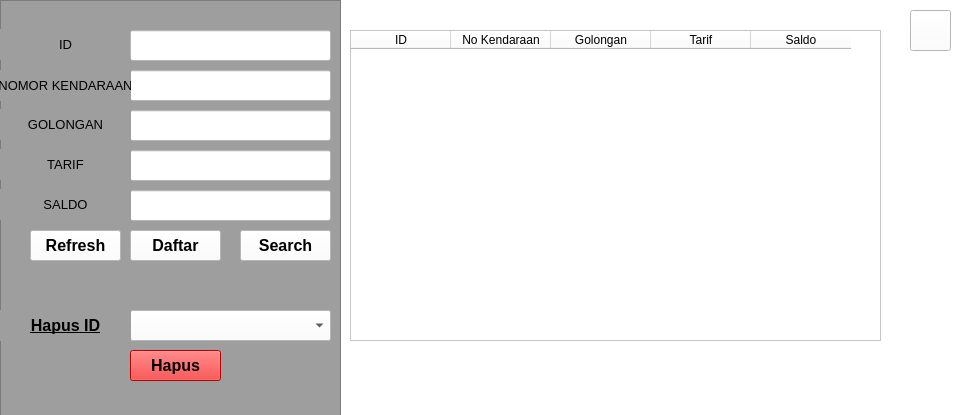
<?xml version="1.0" encoding="UTF-8"?>
<ui version="4.0">
 <class>CardForm</class>
 <widget class="QWidget" name="CardForm">
  <property name="geometry">
   <rect>
    <x>0</x>
    <y>0</y>
    <width>955</width>
    <height>415</height>
   </rect>
  </property>
  <property name="windowTitle">
   <string>Card Manager</string>
  </property>
  <property name="styleSheet">
   <string notr="true">QWidget{
background-color: rgb(255, 255, 255);
}
QLineEdit{
background-color: rgb(255, 255, 255);
}
QLabel{
background-color: rgb(158,158,158);
}</string>
  </property>
  <widget class="QLabel" name="label">
   <property name="geometry">
    <rect>
     <x>0</x>
     <y>29</y>
     <width>131</width>
     <height>31</height>
    </rect>
   </property>
   <property name="font">
    <font>
     <pointsize>10</pointsize>
    </font>
   </property>
   <property name="text">
    <string>ID</string>
   </property>
   <property name="alignment">
    <set>Qt::AlignCenter</set>
   </property>
  </widget>
  <widget class="QLineEdit" name="IDText">
   <property name="geometry">
    <rect>
     <x>130</x>
     <y>30</y>
     <width>201</width>
     <height>31</height>
    </rect>
   </property>
   <property name="text">
    <string/>
   </property>
   <property name="alignment">
    <set>Qt::AlignCenter</set>
   </property>
  </widget>
  <widget class="QLineEdit" name="NomorKendaraanText">
   <property name="geometry">
    <rect>
     <x>130</x>
     <y>70</y>
     <width>201</width>
     <height>31</height>
    </rect>
   </property>
   <property name="text">
    <string/>
   </property>
   <property name="alignment">
    <set>Qt::AlignCenter</set>
   </property>
  </widget>
  <widget class="QLabel" name="label_2">
   <property name="geometry">
    <rect>
     <x>0</x>
     <y>70</y>
     <width>131</width>
     <height>31</height>
    </rect>
   </property>
   <property name="font">
    <font>
     <pointsize>10</pointsize>
    </font>
   </property>
   <property name="text">
    <string>NOMOR KENDARAAN</string>
   </property>
   <property name="alignment">
    <set>Qt::AlignCenter</set>
   </property>
  </widget>
  <widget class="QLineEdit" name="GolonganText">
   <property name="geometry">
    <rect>
     <x>130</x>
     <y>110</y>
     <width>201</width>
     <height>31</height>
    </rect>
   </property>
   <property name="text">
    <string/>
   </property>
   <property name="alignment">
    <set>Qt::AlignCenter</set>
   </property>
  </widget>
  <widget class="QLabel" name="label_3">
   <property name="geometry">
    <rect>
     <x>0</x>
     <y>109</y>
     <width>131</width>
     <height>31</height>
    </rect>
   </property>
   <property name="font">
    <font>
     <pointsize>10</pointsize>
    </font>
   </property>
   <property name="text">
    <string>GOLONGAN</string>
   </property>
   <property name="alignment">
    <set>Qt::AlignCenter</set>
   </property>
  </widget>
  <widget class="QLineEdit" name="SaldoText">
   <property name="geometry">
    <rect>
     <x>130</x>
     <y>190</y>
     <width>201</width>
     <height>31</height>
    </rect>
   </property>
   <property name="text">
    <string/>
   </property>
   <property name="alignment">
    <set>Qt::AlignCenter</set>
   </property>
  </widget>
  <widget class="QLabel" name="label_5">
   <property name="geometry">
    <rect>
     <x>0</x>
     <y>189</y>
     <width>131</width>
     <height>31</height>
    </rect>
   </property>
   <property name="font">
    <font>
     <pointsize>10</pointsize>
    </font>
   </property>
   <property name="text">
    <string>SALDO</string>
   </property>
   <property name="alignment">
    <set>Qt::AlignCenter</set>
   </property>
  </widget>
  <widget class="QPushButton" name="SaveButton">
   <property name="geometry">
    <rect>
     <x>130</x>
     <y>230</y>
     <width>91</width>
     <height>31</height>
    </rect>
   </property>
   <property name="font">
    <font>
     <pointsize>12</pointsize>
     <weight>75</weight>
     <bold>true</bold>
    </font>
   </property>
   <property name="styleSheet">
    <string notr="true">background-color: rgb(255, 255, 255);</string>
   </property>
   <property name="text">
    <string>Daftar</string>
   </property>
   <property name="iconSize">
    <size>
     <width>70</width>
     <height>70</height>
    </size>
   </property>
  </widget>
  <widget class="QPushButton" name="HomeButton">
   <property name="geometry">
    <rect>
     <x>910</x>
     <y>10</y>
     <width>41</width>
     <height>41</height>
    </rect>
   </property>
   <property name="styleSheet">
    <string notr="true">background-color: rgb(255, 255, 255);</string>
   </property>
   <property name="text">
    <string/>
   </property>
   <property name="icon">
    <iconset>
     <normaloff>../../Users/arza0/Downloads/back.png</normaloff>../../Users/arza0/Downloads/back.png</iconset>
   </property>
   <property name="iconSize">
    <size>
     <width>40</width>
     <height>40</height>
    </size>
   </property>
  </widget>
  <widget class="QLineEdit" name="TarifText">
   <property name="geometry">
    <rect>
     <x>130</x>
     <y>150</y>
     <width>201</width>
     <height>31</height>
    </rect>
   </property>
   <property name="text">
    <string/>
   </property>
   <property name="alignment">
    <set>Qt::AlignCenter</set>
   </property>
  </widget>
  <widget class="QLabel" name="label_6">
   <property name="geometry">
    <rect>
     <x>0</x>
     <y>149</y>
     <width>131</width>
     <height>31</height>
    </rect>
   </property>
   <property name="font">
    <font>
     <pointsize>10</pointsize>
    </font>
   </property>
   <property name="text">
    <string>TARIF</string>
   </property>
   <property name="alignment">
    <set>Qt::AlignCenter</set>
   </property>
  </widget>
  <widget class="QTableWidget" name="tableWidget">
   <property name="geometry">
    <rect>
     <x>350</x>
     <y>30</y>
     <width>531</width>
     <height>311</height>
    </rect>
   </property>
   <property name="minimumSize">
    <size>
     <width>531</width>
     <height>0</height>
    </size>
   </property>
   <property name="maximumSize">
    <size>
     <width>531</width>
     <height>16777215</height>
    </size>
   </property>
   <column>
    <property name="text">
     <string>ID</string>
    </property>
   </column>
   <column>
    <property name="text">
     <string>No Kendaraan</string>
    </property>
   </column>
   <column>
    <property name="text">
     <string>Golongan</string>
    </property>
   </column>
   <column>
    <property name="text">
     <string>Tarif</string>
    </property>
   </column>
   <column>
    <property name="text">
     <string>Saldo</string>
    </property>
   </column>
  </widget>
  <widget class="QPushButton" name="SearchButton">
   <property name="geometry">
    <rect>
     <x>240</x>
     <y>230</y>
     <width>91</width>
     <height>31</height>
    </rect>
   </property>
   <property name="font">
    <font>
     <pointsize>12</pointsize>
     <weight>75</weight>
     <bold>true</bold>
    </font>
   </property>
   <property name="styleSheet">
    <string notr="true">background-color: rgb(255, 255, 255);</string>
   </property>
   <property name="text">
    <string>Search</string>
   </property>
   <property name="iconSize">
    <size>
     <width>70</width>
     <height>70</height>
    </size>
   </property>
  </widget>
  <widget class="QComboBox" name="comboBox">
   <property name="geometry">
    <rect>
     <x>130</x>
     <y>310</y>
     <width>201</width>
     <height>31</height>
    </rect>
   </property>
   <property name="styleSheet">
    <string notr="true">background-color: rgb(255, 255, 255);</string>
   </property>
  </widget>
  <widget class="QLabel" name="label_7">
   <property name="geometry">
    <rect>
     <x>0</x>
     <y>310</y>
     <width>131</width>
     <height>31</height>
    </rect>
   </property>
   <property name="font">
    <font>
     <pointsize>12</pointsize>
     <weight>75</weight>
     <bold>true</bold>
     <underline>true</underline>
     <kerning>true</kerning>
    </font>
   </property>
   <property name="mouseTracking">
    <bool>false</bool>
   </property>
   <property name="layoutDirection">
    <enum>Qt::LeftToRight</enum>
   </property>
   <property name="text">
    <string>Hapus ID</string>
   </property>
   <property name="alignment">
    <set>Qt::AlignCenter</set>
   </property>
  </widget>
  <widget class="QPushButton" name="RemoveButton">
   <property name="geometry">
    <rect>
     <x>130</x>
     <y>350</y>
     <width>91</width>
     <height>31</height>
    </rect>
   </property>
   <property name="font">
    <font>
     <pointsize>12</pointsize>
     <weight>75</weight>
     <bold>true</bold>
    </font>
   </property>
   <property name="styleSheet">
    <string notr="true">QPushButton#RemoveButton{
background-color: rgb(255, 0, 0);
}</string>
   </property>
   <property name="text">
    <string>Hapus</string>
   </property>
   <property name="iconSize">
    <size>
     <width>80</width>
     <height>80</height>
    </size>
   </property>
  </widget>
  <widget class="QColumnView" name="columnView">
   <property name="geometry">
    <rect>
     <x>0</x>
     <y>0</y>
     <width>341</width>
     <height>601</height>
    </rect>
   </property>
   <property name="styleSheet">
    <string notr="true">background-color: rgb(158, 158, 158);</string>
   </property>
  </widget>
  <widget class="QPushButton" name="RefreshButton">
   <property name="geometry">
    <rect>
     <x>30</x>
     <y>230</y>
     <width>91</width>
     <height>31</height>
    </rect>
   </property>
   <property name="font">
    <font>
     <pointsize>12</pointsize>
     <weight>75</weight>
     <bold>true</bold>
    </font>
   </property>
   <property name="styleSheet">
    <string notr="true">background-color: rgb(255, 255, 255);</string>
   </property>
   <property name="text">
    <string>Refresh</string>
   </property>
   <property name="iconSize">
    <size>
     <width>70</width>
     <height>70</height>
    </size>
   </property>
  </widget>
  <zorder>columnView</zorder>
  <zorder>label</zorder>
  <zorder>IDText</zorder>
  <zorder>NomorKendaraanText</zorder>
  <zorder>label_2</zorder>
  <zorder>GolonganText</zorder>
  <zorder>label_3</zorder>
  <zorder>SaldoText</zorder>
  <zorder>label_5</zorder>
  <zorder>SaveButton</zorder>
  <zorder>HomeButton</zorder>
  <zorder>TarifText</zorder>
  <zorder>label_6</zorder>
  <zorder>tableWidget</zorder>
  <zorder>SearchButton</zorder>
  <zorder>comboBox</zorder>
  <zorder>label_7</zorder>
  <zorder>RemoveButton</zorder>
  <zorder>RefreshButton</zorder>
 </widget>
 <resources/>
 <connections/>
</ui>
